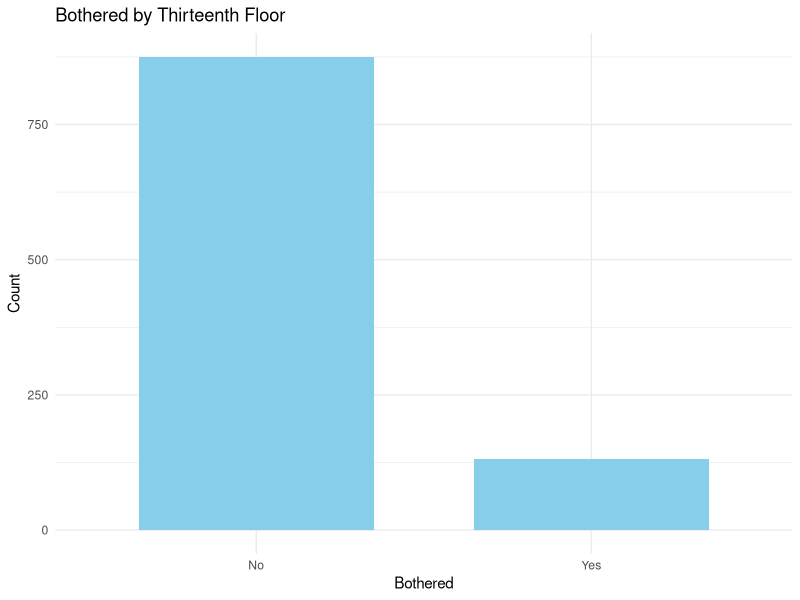
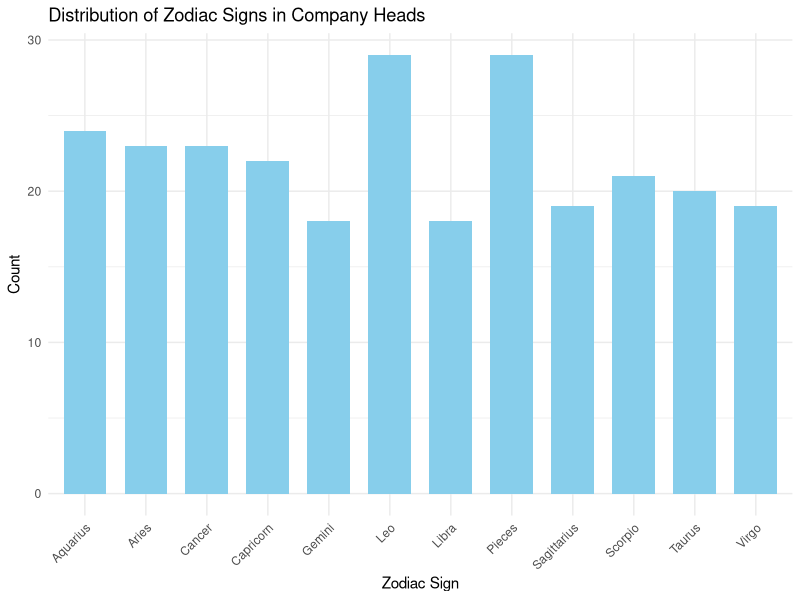

The R source for these figures, in order:
##HW 3 Template
  ##Necessary Libraries
  library(plyr)
  library(ggplot2)
  
  ##Required Functions
  prop.ci<- function(y, n, type, conf.level){
    phat<- y/n
    alpha<- 1 - conf.level
    z<- qnorm(1 - alpha/2)
    newy<- y + z^2/2
    newn<- n + z^2
    newphat<- newy/newn
    
    
    if (type=="normal") {
      lowerci<- phat - z*sqrt(phat*(1-phat)/n)
      upperci<- phat + z*sqrt(phat*(1-phat)/n)
    }
    
    else if (type=="score") {
      lowerci<- (phat + (1/(2*n))*z^2 - z*sqrt(phat*(1-phat)/n + z^2/(4*n^2)))/(1 + (1/n)*z^2)
      upperci<- (phat + (1/(2*n))*z^2 + z*sqrt(phat*(1-phat)/n + z^2/(4*n^2)))/(1 + (1/n)*z^2)
    }
    
    else {
      lowerci<- newphat - z*sqrt(newphat*(1-newphat)/newn)
      upperci<- newphat + z*sqrt(newphat*(1-newphat)/newn)
    }
    cat(lowerci, upperci, "\n")
  }
  
  nprop.ci<- function(p, m, conf.level) {
    alpha<- 1 - conf.level
    z<- qnorm(1 - alpha/2)
    ceiling((z/m)^2*p*(1-p))
  }
  
##Problem 1
  
  ##Part a
  data <- read.csv("floor13.csv")
  summary_table <- table(data$Bothered)
  print(summary_table)
  
  bar_graph <- ggplot(data, aes(x = factor(Bothered))) +
    geom_bar(stat = "count", width = 0.7, fill = "skyblue") +
    labs(title = "Bothered by Thirteenth Floor",
         x = "Bothered",
         y = "Count") +
    theme_minimal()
  print(bar_graph)
  
  ##Part b
  prop.ci(sum(data$Bothered == "Yes"), length(data$Bothered), "normal", 0.95)

  ##Part d
  prop.ci(sum(data$Bothered == "Yes"), length(data$Bothered), "score", 0.95)
  
  ##Part e
  margin_of_error <- 0.02
  confidence_level <- 0.90
  required_sample_size <- nprop.ci(0.5, margin_of_error, confidence_level)
  required_sample_size
  

##Problem 2

  ##Part c
  sample_size <- 1019
  sample_proportion <- 662 / sample_size
  confidence_level <- 0.95
  wilson_interval <- prop.ci(662, 1019, "score", 0.95)
  
  ##Part e
  desired_margin_of_error <- 0.025  # 2.5%
  confidence_level <- 0.95
  required_sample_size <- nprop.ci(0.5, desired_margin_of_error, confidence_level)
  required_sample_size
  
  
  ##Problem 4
  
  ##Part a
  data <- read.csv("zodiac.csv")
  summary_table <- table(data$Sign)
  print(summary_table)
  
  bar_graph <- ggplot(data, aes(x = factor(Sign))) +
    geom_bar(stat = "count", width = 0.7, fill = "skyblue") +
    labs(title = "Distribution of Zodiac Signs in Company Heads",
         x = "Zodiac Sign",
         y = "Count") +
    theme_minimal() +
    theme(axis.text.x = element_text(angle = 45, hjust = 1))
  print(bar_graph)
  
  
  ##Part c
  total_observations <- nrow(data)
  num_zodiac_signs <- 12
  expected_births <- total_observations / num_zodiac_signs
  expected_births
  
  ##Part d
  observed_scorpio <- table(data$Sign)["Scorpio"]
  expected_scorpio <- total_observations / num_zodiac_signs
  contribution_scorpio <- ((observed_scorpio - expected_scorpio)^2) / expected_scorpio
  contribution_scorpio
  
  ##Part e
  chi_square_statistic <- sum((table(data$Sign) - expected_births)^2 / expected_births)
  chi_square_statistic
  
  ##Part f
  degrees_of_freedom <- (num_zodiac_signs - 1)
  degrees_of_freedom
  
  ##Part g
  p_value <- 1 - pchisq(chi_square_statistic, degrees_of_freedom)
  p_value
  